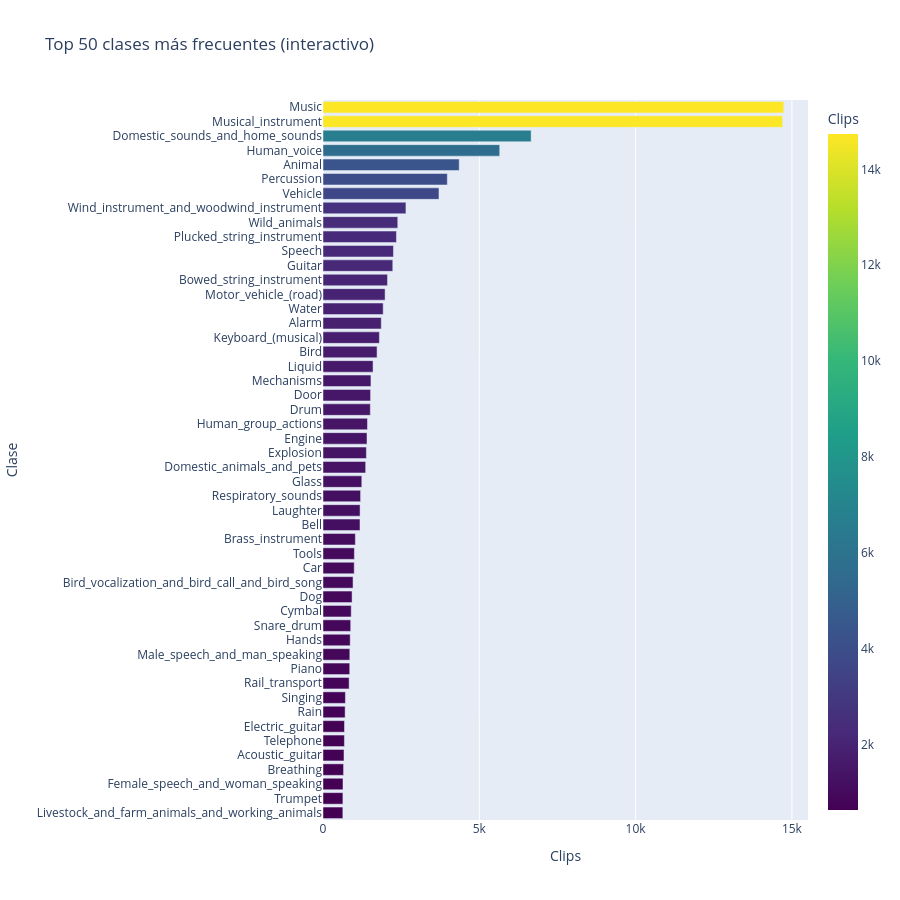

The code cell stored with this chart in its notebook:
### Code cell
# Visualización interactiva con Plotly
fig_px = px.bar(
    label_counts.head(50),
    x='count', y='label',
    orientation='h',
    title='Top 50 clases más frecuentes (interactivo)',
    labels={'count': 'Clips', 'label': 'Clase'},
    color='count',
    color_continuous_scale='Viridis',
    height=900
)
fig_px.update_layout(yaxis={'categoryorder': 'total ascending'})
fig_px.show()

### Figure 1 — Plotly figure (JSON) as saved in the notebook; plotly's stock layout.template omitted (floating-point values rounded to 4 significant figures)
{"data": [{"hovertemplate": "Clips=%{marker.color}<br>Clase=%{y}<extra></extra>", "legendgroup": "", "marker": {"color": [14739, 14703, 6658, 5653, 4357, 3977, 3710, 2653, 2392, 2350, 2254, 2232, 2064, 1986, 1925, 1864, 1804, 1729, 1601, 1534, 1522, 1514, 1423, 1408, 1388, 1365, 1241, 1202, 1186, 1184, 1035, 1004, 999, 961, 930, 903, 886, 870, 858, 855, 836, 717, 708, 687, 685, 672, 658, 640, 637, 635], "coloraxis": "coloraxis", "pattern": {"shape": ""}}, "name": "", "orientation": "h", "showlegend": false, "textposition": "auto", "type": "bar", "x": [14739, 14703, 6658, 5653, 4357, 3977, 3710, 2653, 2392, 2350, 2254, 2232, 2064, 1986, 1925, 1864, 1804, 1729, 1601, 1534, 1522, 1514, 1423, 1408, 1388, 1365, 1241, 1202, 1186, 1184, 1035, 1004, 999, 961, 930, 903, 886, 870, 858, 855, 836, 717, 708, 687, 685, 672, 658, 640, 637, 635], "xaxis": "x", "y": ["Music", "Musical_instrument", "Domestic_sounds_and_home_sounds", "Human_voice", "Animal", "Percussion", "Vehicle", "Wind_instrument_and_woodwind_instrument", "Wild_animals", "Plucked_string_instrument", "Speech", "Guitar", "Bowed_string_instrument", "Motor_vehicle_(road)", "Water", "Alarm", "Keyboard_(musical)", "Bird", "Liquid", "Mechanisms", "Door", "Drum", "Human_group_actions", "Engine", "Explosion", "Domestic_animals_and_pets", "Glass", "Respiratory_sounds", "Laughter", "Bell", "Brass_instrument", "Tools", "Car", "Bird_vocalization_and_bird_call_and_bird_song", "Dog", "Cymbal", "Snare_drum", "Hands", "Male_speech_and_man_speaking", "Piano", "Rail_transport", "Singing", "Rain", "Electric_guitar", "Telephone", "Acoustic_guitar", "Breathing", "Female_speech_and_woman_speaking", "Trumpet", "Livestock_and_farm_animals_and_working_animals"], "yaxis": "y"}], "layout": {"barmode": "relative", "coloraxis": {"colorbar": {"title": {"text": "Clips"}}, "colorscale": [[0, "#440154"], [0.1111, "#482878"], [0.2222, "#3e4989"], [0.3333, "#31688e"], [0.4444, "#26828e"], [0.5556, "#1f9e89"], [0.6667, "#35b779"], [0.7778, "#6ece58"], [0.8889, "#b5de2b"], [1, "#fde725"]]}, "height": 900, "legend": {"tracegroupgap": 0}, "title": {"text": "Top 50 clases más frecuentes (interactivo)"}, "xaxis": {"anchor": "y", "domain": [0, 1], "title": {"text": "Clips"}}, "yaxis": {"anchor": "x", "categoryorder": "total ascending", "domain": [0, 1], "title": {"text": "Clase"}}}}
